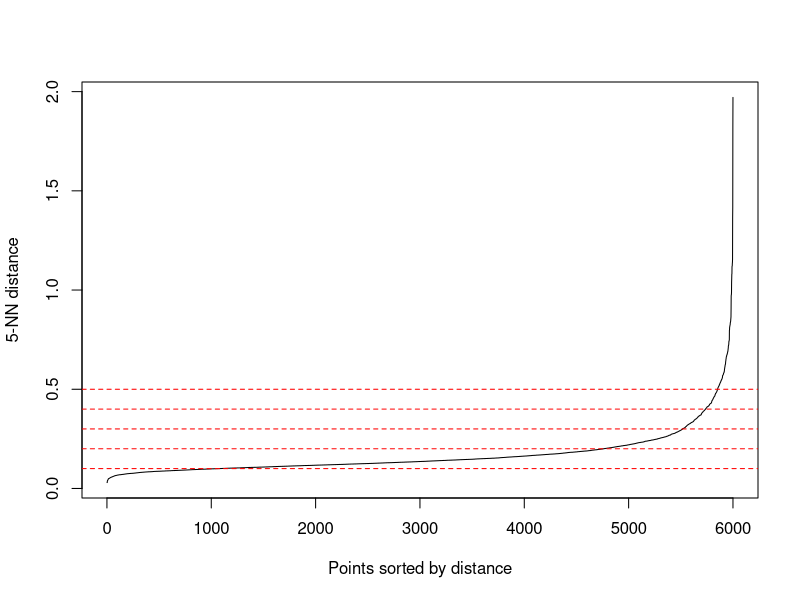
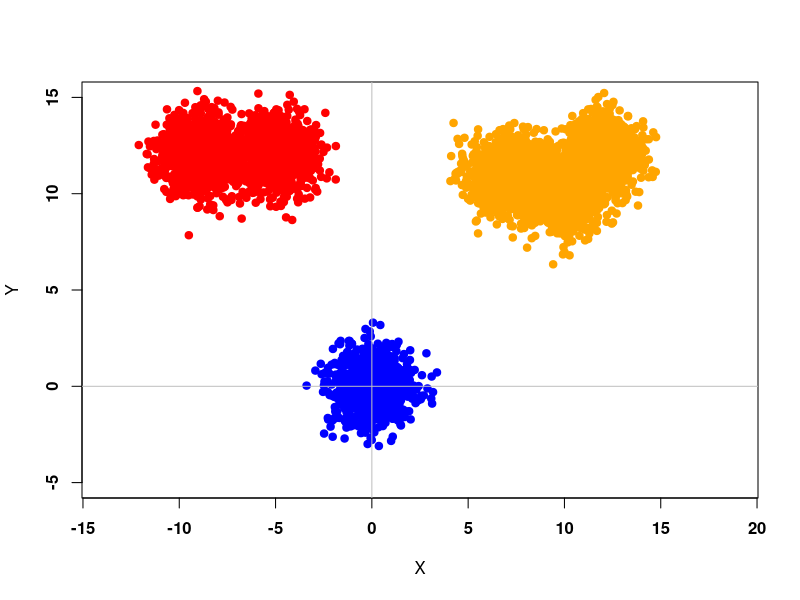

Here is the R script that generated these plots, in order: (Note: this script raises an error after producing the figures.)
# Test

library(readr)
library(tidyverse)
library(dbscan)

###################################################################################
# Plot some data for C++ project

library(MASS)

S <- matrix(c(1,0,0,1),2,2)
mt1 <- c(0,0)
mt2 <- c(10,10)
mt3 <- c(12,12)
mt4 <- c(7, 11)
mt5 <- c(-5, 12)
mt6 <- c(-9, 12)

n1 <- 1000
n2 <- 1000
n3 <- 1000
n4 <- 1000
n5 <- 1000
n6 <- 1000
n <- n1 + n2 + n3 + n4 + n5 + n6

X1 <- mvrnorm(n1, mt1, S)
X2 <- mvrnorm(n2, mt2, S)
X3 <- mvrnorm(n3, mt3, S)
X4 <- mvrnorm(n4, mt4, S)
X5 <- mvrnorm(n5, mt5, S)
X6 <- mvrnorm(n6, mt6, S)


DATA_Cpp <- rbind(X1, X2, X3, X4, X5, X6)
kNN1 <- kNNdistplot(DATA_Cpp, k = 5)
abline(h=.1, col = "red", lty=2)
abline(h=.2, col = "red", lty=2)
abline(h=.3, col = "red", lty=2)
abline(h=.4, col = "red", lty=2)
abline(h=.5, col = "red", lty=2)

# Write to CSV
write.csv(DATA_Cpp, "DataCpp-2D-6000.csv")


plot(X1, ylim = c(-5,15), xlim = c(-10,15), pch = 19, col = "blue", xlab = "X", ylab = "Y", font = 2, asp = 1)
abline(v = 0, h = 0, col = "gray")
points(X2, pch = 19, col = "orange")
points(X3, pch = 19, col = "orange")
points(X4, pch = 19, col = "orange")
points(X5, pch = 19, col = "red")
points(X6, pch = 19, col = "red")

### Visualization
Data_Cluster <- as.data.frame(read.table("Clustered_1.csv", header=FALSE,sep=","))
Data_Cluster <- as.data.frame(read.table("Clustered_Test.csv", header=FALSE,sep=","))

Data_Cluster <- as.data.frame(read.table("Clustered-2D-2000-Eps-0-3_N-5_Rand-0-2.csv", header=FALSE,sep=","))
Data_Cluster <- as.data.frame(read.table("Data_Clustered_S.csv", header=FALSE,sep=","))
Data_Cluster <- as.data.frame(read.table("DataCpp.csv", header=FALSE,sep=","))
#Data_Cluster <- as.data.frame(read.table("D:/Programming/Data-Mining-EiTI---DBSCAN-VP-TREE-C-/Data_Cluster.csv", header=FALSE,sep=","))

cluster <- as.factor(Data_Cluster[,3])
cluster2 <- as.factor(Data_Cluster[,4])
cluster3 <- as.factor(Data_Cluster[,5])

for (x in c(1:length(Data_Cluster[,3]))) {
  if(Data_Cluster[x,3] != Data_Cluster[x,4] || Data_Cluster[x,4] != Data_Cluster[x,5] || Data_Cluster[x,3] != Data_Cluster[x,5]){
    cat(Data_Cluster[x,3], " | ", Data_Cluster[x,4], " | ", Data_Cluster[x,5], "\n")
  }
}


library(ggplot2)
library(ggforce)
#sp <- ggplot(Data_Cluster[,1:2], aes(x=V1, y=V2, colour = cluster, size = cluster)) + geom_point() + geom_point(size = 50, pch = 1) + coord_cartesian(xlim =c(-1, 8), ylim = c(-1, 8))

sp <- ggplot(Data_Cluster[,1:2], aes(x=V1, y=V2, colour = cluster3)) + geom_point() + scale_x_continuous() + scale_y_continuous() #+ theme(aspect.ratio = 1)
sp <- sp + coord_fixed(ratio = 1)
sp <- sp + geom_point(size=10, pch=1) #+ coord_cartesian(xlim = c(0,4), ylim = c(0,4))
#sp <- sp + geom_point(aes(x=Data_Cluster[63,1], y=Data_Cluster[63,2], colour = 'black'))
show(sp)

P_tab = c(0,2,10,15,16,18,19,22,23,24,30,34,45,59,61,63,64,79,86,94,97,100,102,107)
for (zz in 1:length(P_tab)){
  kappa = P_tab[zz]
  sp <- sp + geom_point(aes(x=Data_Cluster[P_tab[zz],1], y=Data_Cluster[P_tab[zz],2], colour = 'yellow'))
  sp <- sp + geom_point(size=10, pch=1)
}


x <- c(0,1,5)
y <- c(0,1,3)
kappa <- as.data.frame(x)
kappa <- cbind(kappa,y)
sp1 <- ggplot(kappa, aes(x=x, y=y)) + geom_point() + coord_fixed(ratio = 1) + geom_circle(aes(x0=x, y0=y, r= 10), data= kappa)
show(sp1)

  # cols <- c((-1)='red',1='blue',2='green',3='yellow');
# plot(Data_Cluster[,1:2], xlim=c(0,8), ylim=c(0,8),col=cols[Data_Cluster[3]])
#show(3^10)


# 
# forestfires <- read_csv("forestfires.csv")
# View(forestfires)
# 
# 
# #forestfires$ISI <- forestfires$ISI[which.max(forestfires$ISI < 30.0)]
# plot(forestfires$ISI, forestfires$temp, xlim=c(0,26))

# Live <- read_csv("Live.csv")
# View(Live)
# plot(Live$num_comments, Live$num_likes)


# ### Cambridge data
# Cambridge_Crime_Data_2009_2016 <- read_csv("Cambridge Crime Data 2009-2016.csv")
# #View(Cambridge_Crime_Data_2009_2016)
# 
# Cambridge_Crime_Data_2009_2016$Crime <- as.numeric(factor(Cambridge_Crime_Data_2009_2016$Crime))
# Cambridge_Crime_Data_2009_2016$`Crime Date Time` <- as.numeric(factor(Cambridge_Crime_Data_2009_2016$`Crime Date Time`))
# plot(Cambridge_Crime_Data_2009_2016$Crime, Cambridge_Crime_Data_2009_2016$`Crime Date Time`)
# 

# ## Example 1: use dbscan on the iris data set
# data(iris)
# iris <- as.matrix(iris[,1:4])
# ## find suitable eps parameter using a k-NN plot for k = dim + 1
# ## Look for the knee!
# kNNdistplot(iris, k = 5)
# abline(h=.5, col = "red", lty=2)
# res <- dbscan(iris, eps = .5, minPts = 5)
# show(res)
# 
# plot(iris[,1], iris[,3])


#############################################################################################################################################################
### TRZEBA w C++ :
### 1) wyswietlic przypisywanie klastrow punktow dla DataCpp z 120 pkt
### 2) wyswietlic cale drzewo zeby zobaczyc listy + ewentualnie stworzyc mape drzewa w R (zarys okregow - mediany)


library(tidyverse)
library(MASS)
library(ggplot2)
library(ggforce)
library(dbscan)

### --- RYSOWANIE ODPOWIEDNIEJ WIELKOSCI OKREGOW --- ###
gg_circle <- function(r, xc, yc, color="black", fill=NA, ...) {
  x <- xc + r*cos(seq(0, pi, length.out=100))
  ymax <- yc + r*sin(seq(0, pi, length.out=100))
  ymin <- yc + r*sin(seq(0, -pi, length.out=100))
  annotate("ribbon", x=x, ymin=ymin, ymax=ymax, color=color, fill=fill, ...)
}


### --- Funkcja z biblioteki DBSCAN --- ###
rr = 0.5
NN = 10
# Data <- as.data.frame(read.table("Data_Clustered_4000_0-1-v2.csv", header=FALSE,sep=","))
Data <- as.data.frame(read.table("Data_Clustere_4000_0-5_10_0-1.csv", header=FALSE,sep=","))
dbsca <- dbscan(Data[,1:2], rr, NN, borderPoints = TRUE)
colur <- as.factor(dbsca[["cluster"]])

jpeg("R-DBSCAN.jpg", width = 2000, height = 2000, quality = 100)
sp <- ggplot(Data[,1:2], aes(x=Data[,1], y=Data[,2], colour = colur)) + geom_point() + scale_x_continuous() + scale_y_continuous() #+ theme(aspect.ratio = 1)
sp <- sp + coord_fixed(ratio = 1)
sp <- sp + geom_point(size=10, pch=1) #+ coord_cartesian(xlim = c(0,4), ylim = c(0,4))
#sp <- sp + geom_point(aes(x=Data_Cluster[63,1], y=Data_Cluster[63,2], colour = 'black'))
show(sp)
dev.off()

jpeg("R-DBSCAN-GG.jpg", width = 2000, height = 2000, quality = 100)
square <- ggplot(Data[,1:2], aes(x=c(min(Data[,1]):max(Data[,1])), y=min(Data[,2]):max(Data[,2])))
for(x in 1:length(Data[,1])){
  square <- square + gg_circle(r=rr, xc=Data[x,1], yc=Data[x,2], color=colur[x], alpha=0.2)
}
show(square)
dev.off()


### --- Dane z C++ --- ###
# Data_Cluster <- as.data.frame(read.table("Data_Clustered_4000.csv", header=FALSE,sep=","))
Data_Cluster <- Data
cluster <- as.factor(Data_Cluster[,3])

jpeg("Cpp-DBSCAN.jpg", width = 2000, height = 2000, quality = 100)
sp <- ggplot(Data_Cluster[,1:2], aes(x=V1, y=V2, colour = cluster)) + geom_point() + scale_x_continuous() + scale_y_continuous() #+ theme(aspect.ratio = 1)
sp <- sp + coord_fixed(ratio = 1)
sp <- sp + geom_point(size=10, pch=1) #+ coord_cartesian(xlim = c(0,4), ylim = c(0,4))
#sp <- sp + geom_point(aes(x=Data_Cluster[63,1], y=Data_Cluster[63,2], colour = 'black'))
show(sp)
dev.off()

jpeg("Cpp-DBSCAN-GG.jpg", width = 2000, height = 2000, quality = 100)
square <- ggplot(Data[,1:2], aes(x=c(min(Data[,1]):max(Data[,1])), y=min(Data[,2]):max(Data[,2])))
for(x in 1:length(Data[,1])){
  square <- square + gg_circle(r=rr, xc=Data[x,1], yc=Data[x,2], color=cluster[x], alpha=0.2)
}
show(square)
dev.off()

### --- Dane z C++ --> VP-TREE v1 --- ###
# Data_Cluster <- as.data.frame(read.table("Data_Clustered_20000.csv", header=FALSE,sep=","))
cluster <- as.factor(Data_Cluster[,4])

jpeg("Cpp-DBSCAN-VP-v1.jpg", width = 2000, height = 2000, quality = 100)
sp <- ggplot(Data_Cluster[,1:2], aes(x=V1, y=V2, colour = cluster)) + geom_point() + scale_x_continuous() + scale_y_continuous() #+ theme(aspect.ratio = 1)
sp <- sp + coord_fixed(ratio = 1)
sp <- sp + geom_point(size=10, pch=1) #+ coord_cartesian(xlim = c(0,4), ylim = c(0,4))
#sp <- sp + geom_point(aes(x=Data_Cluster[63,1], y=Data_Cluster[63,2], colour = 'black'))
show(sp)
dev.off()

jpeg("Cpp-DBSCAN-VP-v1-GG.jpg", width = 2000, height = 2000, quality = 100)
square <- ggplot(Data[,1:2], aes(x=c(min(Data[,1]):max(Data[,1])), y=min(Data[,2]):max(Data[,2])))
for(x in 1:length(Data[,1])){
  square <- square + gg_circle(r=rr, xc=Data[x,1], yc=Data[x,2], color=cluster[x], alpha=0.2)
}
show(square)
dev.off()

### --- Dane z C++ --> VP-TREE v2 --- ###
# Data_Cluster <- as.data.frame(read.table("Data_Clustered_20000.csv", header=FALSE,sep=","))
cluster <- as.factor(Data_Cluster[,5])

jpeg("Cpp-DBSCAN-VP-v2.jpg", width = 2000, height = 2000, quality = 100)
sp <- ggplot(Data_Cluster[,1:2], aes(x=V1, y=V2, colour = cluster)) + geom_point() + scale_x_continuous() + scale_y_continuous() #+ theme(aspect.ratio = 1)
sp <- sp + coord_fixed(ratio = 1)
sp <- sp + geom_point(size=10, pch=1) #+ coord_cartesian(xlim = c(0,4), ylim = c(0,4))
#sp <- sp + geom_point(aes(x=Data_Cluster[63,1], y=Data_Cluster[63,2], colour = 'black'))
show(sp)
dev.off()

jpeg("Cpp-DBSCAN-VP-v2-GG.jpg", width = 2000, height = 2000, quality = 100)
square <- ggplot(Data[,1:2], aes(x=c(min(Data[,1]):max(Data[,1])), y=min(Data[,2]):max(Data[,2])))
for(x in 1:length(Data[,1])){
  square <- square + gg_circle(r=rr, xc=Data[x,1], yc=Data[x,2], color=cluster[x], alpha=0.2)
}
show(square)
dev.off()

table(colur)
table(Data_Cluster[,3])
table(Data_Cluster[,4])
table(Data_Cluster[,5])


Data[Data[,4] == 5,]


##############################################################################################
### Badanie Drzewa z C++
library(igraph)

Data120 <- as.data.frame(read.table("Data_Clustered_120_0-5_5_0-1.csv", header=FALSE,sep=","))
Tree1 <- as.data.frame(read.table("Tree1_120.csv", header=TRUE ,sep=","))
# Tree2 <- as.data.frame(read.table("Tree2.csv", header=TRUE ,sep=","))

dat <- data.frame(parent=Tree1$ID_Parent, 
                  node=Tree1$ID, 
                  # text=as.character(Tree1$VP.Index))
                  text=as.character(Tree1$L_kid_N+Tree1$R_kid_N))
g <- graph.data.frame(dat)
lay = layout.reingold.tilford(g)
par(mar=rep(0,4), mfrow=c(1,2))
plot(g, layout=lay)

square <- ggplot(Data120[,1:2], aes(x=c(min(Data120[,1]):max(Data120[,1])), y=min(Data120[,2]):max(Data120[,2])))
for(x in 1:length(Data120[,1])){
  square <- square + gg_circle(r=Tree1$Mediana[Tree1$VP.Index==x], xc=Data120[x,1], yc=Data120[x,2], color=, alpha=0.2)
}
show(square)


Data_Cluster <- Data120

### --- Dane z C++ --- ###
# Data_Cluster <- as.data.frame(read.table("Data_Clustered_4000.csv", header=FALSE,sep=","))
# Data_Cluster <- Data
cluster <- as.factor(Data_Cluster[,3])

square <- ggplot(Data[,1:2], aes(x=c(min(Data[,1]):max(Data[,1])), y=min(Data[,2]):max(Data[,2])))
for(x in 1:length(Data[,1])){
  square <- square + gg_circle(r=rr, xc=Data[x,1], yc=Data[x,2], color=cluster[x], alpha=0.2)
}
show(square)

### --- Dane z C++ --> VP-TREE v1 --- ###
# Data_Cluster <- as.data.frame(read.table("Data_Clustered_20000.csv", header=FALSE,sep=","))
cluster <- as.factor(Data_Cluster[,4])
square <- ggplot(Data[,1:2], aes(x=c(min(Data[,1]):max(Data[,1])), y=min(Data[,2]):max(Data[,2])))
for(x in 1:length(Data[,1])){
  square <- square + gg_circle(r=rr, xc=Data[x,1], yc=Data[x,2], color=cluster[x], alpha=0.2)
}
show(square)

### --- Dane z C++ --> VP-TREE v2 --- ###
# Data_Cluster <- as.data.frame(read.table("Data_Clustered_20000.csv", header=FALSE,sep=","))
cluster <- as.factor(Data_Cluster[,5])

square <- ggplot(Data[,1:2], aes(x=c(min(Data[,1]):max(Data[,1])), y=min(Data[,2]):max(Data[,2])))
for(x in 1:length(Data[,1])){
  square <- square + gg_circle(r=rr, xc=Data[x,1], yc=Data[x,2], color=cluster[x], alpha=0.2)
}
show(square)

table(colur)
table(Data_Cluster[,3])
table(Data_Cluster[,4])
table(Data_Cluster[,5])


# actors <- data.frame(name=c("Alice", "Bob", "Cecil", "David",
#                             "Esmeralda"),
#                      age=c(48,33,45,34,21),
#                      gender=c("F","M","F","M","F"))
# relations <- data.frame(from=c("Bob", "Cecil", "Cecil", "David",
#                                "David", "Esmeralda"),
#                         to=c("Alice", "Bob", "Alice", "Alice", "Bob", "Alice"),
#                         same.dept=c(FALSE,FALSE,TRUE,FALSE,FALSE,TRUE),
#                         friendship=c(4,5,5,2,1,1), advice=c(4,5,5,4,2,3))
# g <- graph_from_data_frame(relations, directed=TRUE, vertices=actors)
# print(g, e=TRUE, v=TRUE)
# plot(g)


# X <- seq(0.1,2, by=0.1)
# Y <- seq(0.1,1.05, by=0.05)
# R <- seq(0.1,2, by=0.1)
# X <- cbind(X, Y)
# X <- cbind(X, R)
# X <- as.data.frame(X)
#
# gg_circle <- function(r, xc, yc, color="black", fill=NA, ...) {
#   x <- xc + r*cos(seq(0, pi, length.out=100))
#   ymax <- yc + r*sin(seq(0, pi, length.out=100))
#   ymin <- yc + r*sin(seq(0, -pi, length.out=100))
#   annotate("ribbon", x=x, ymin=ymin, ymax=ymax, color=color, fill=fill, ...)
# }
# 
# square <- ggplot(X, aes(x=c(min(X):max(X)), y=min(Y):max(Y)))
# for(x in 1:length(X$X)){
#     square <- square + gg_circle(r=X$R[x], xc=X$X[x], yc=X$Y[x], color="blue", fill="red", alpha=0.2)
# }
# show(square)
